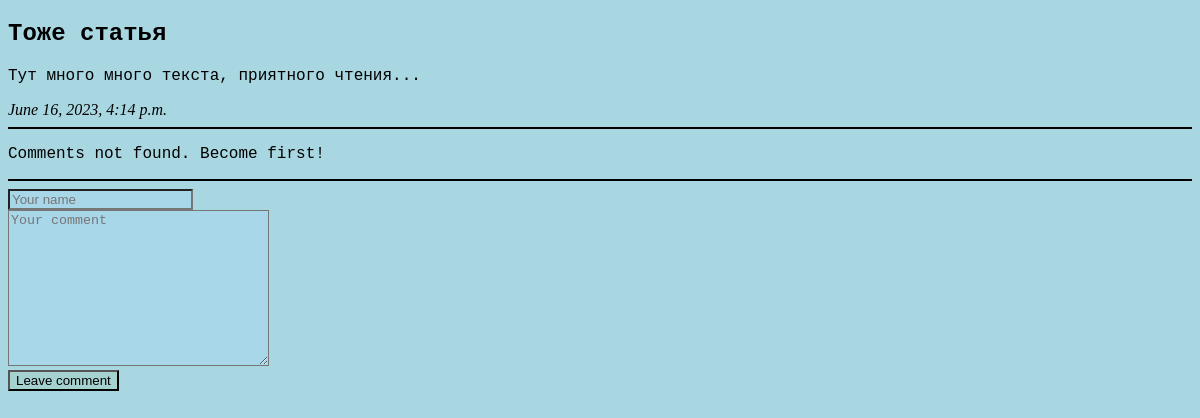
Page /articles/2/ on the committed database.
### DjangoBlog/apps/articles/models.py (models this page shows, shortened)
class Article(Model):
    article_title = models.CharField("Название статьи", max_length=200)
    article_text = models.TextField("Текст статьи")
    pub_date = models.DateTimeField("Дата публикации")

### DjangoBlog/apps/articles/views.py (the view)
# urls.py: path('<int:article_id>/', views.detail, name='detail'),
def detail(request, article_id):
    try:
        a = Article.objects.get(id=article_id)
    except:
        raise Http404("Article is not found!")
    latest_comment_list = a.comment_set.order_by("-id")[:10]
    return render(request, 'articles_temp/detail.html', {"article": a, 'latest_comment_list': latest_comment_list})

### DjangoBlog/templates/articles_temp/detail.html (shortened to what this page needs)
{% extends 'base.html' %}
{% load static %}
{% block css_add %}
    <link rel="stylesheet" href="{% static 'details/css/details.css' %}">
{% endblock %}
{% block content %}
<h2>{{article.article_title}}</h2>
<p>{{article.article_text}}</p>
<em>{{article.pub_date}}</em>
<hr size="2" color="black">
{% if latest_comment_list %}
    {% for c in latest_comment_list %}
        <p>
            <strong>{{c.comment_author}}</strong>
            <p>{{c.comment_text}}</p>
            <hr>
        <p>
    {% endfor %}
{% else %}
<p>Comments not found. Become first!
{% endif %}
<hr size="2" color="black">
<form action="{% url 'articles:leave_comment' article.id %}" method="POST">
    <input type="text" class="comment_form" required placeholder="Your name" name="name"><br>
    <textarea name="text" class="comment_form" required placeholder="Your comment" cols="30" rows="10"></textarea><br>
    <button type="submit" class="comment_button">Leave comment</button>
</form>
{% endblock %}

### static/details/css/details.css (style rules this page uses)
body { background: #a8d7e1; }
p { font-family: "Courier", "Comic Sans MS"; color: black; }
h2 { font-family: "Courier"; }
.comment_form { size: 3; background-color: #a8d7e9; }
.comment_button { color: black; background-color: #a5d1cf; }

### rows in the picture
Article: article_title "Тоже статья", article_text "Тут много много текста, приятного чтения...", pub_date "June 16, 2023, 4:14 p.m."
